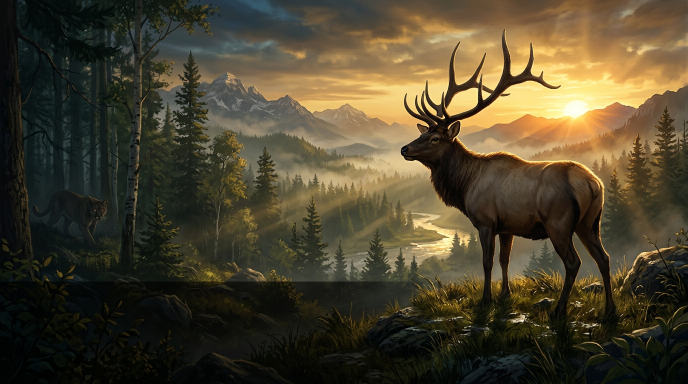
#> input picture assets_src/art/loading.png, 1376 x 768 px, found by its file name (shown at 1/2 size)
$ python build_loading.py
#> lines starting #> are read from the running program, lines starting #| are printed output that depends on the picture
#!/usr/bin/env python3
"""Loading screen art, app icon and loading sounds.
  preview_tmp/loading_src.png, preview_tmp/icon_src.png  AI-generated pictures made for this project (copies kept in assets_src/art/)
    -> assets/ui/loading.jpg (1280x720), icon.png (512), assets/ui/icon_fg.png (432, adaptive-icon foreground)
  assets/audio/loading.wav  8 s loop: the game's own forest and wind recordings under a slow drum and a low drone
  assets/audio/ready.wav    short rising chime played when loading has finished
Run from the repo root:  python3 tools/build_loading.py
"""
import os, wave
import numpy as np
from PIL import Image
SR = 22050

def art():
    src = 'assets_src/art'
    im = Image.open(f'{src}/loading.png').convert('RGB')
#> im is the input picture: PIL image 1376x768 RGB; mean R, G, B 75.9, 67.3, 46
    # the generated picture has a hard-edged darker strip along the bottom; fade the rows above into it
    a = np.asarray(im).astype(np.float32)
    lum = a.mean(2)
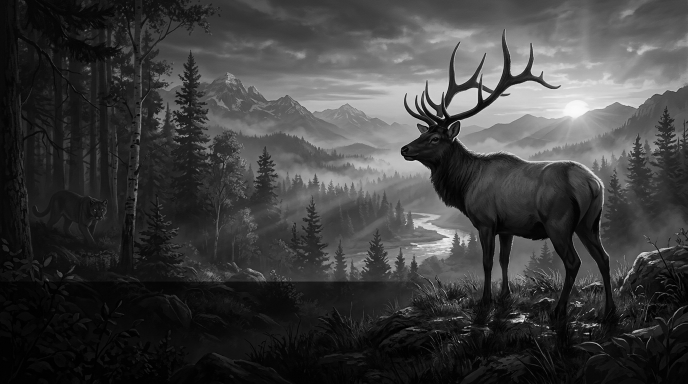
#> lum: shape (768, 1376) float32 (shown at 1/2 size); min 0, max 250.7, mean 63.1
    edge = int(np.argmax(np.abs(np.diff(lum[500:640].mean(1)))) + 501)
#> edge = 563
    ratio = (lum[edge + 3:edge + 15].mean(0) + 2.0) / (lum[edge - 14:edge - 2].mean(0) + 2.0)
#> ratio = 1376 values, max 4.82 at index 1148, min 0.104 at index 89, mean 0.604
    k = np.ones(81) / 81.0
    ratio = np.clip(np.convolve(np.pad(ratio, 40, mode='edge'), k, mode='valid'), 0.2, 1.0)
#> ratio = 1376 values, max 1 at index 1112, min 0.289 at index 533, mean 0.598
    span = 150
    t = np.clip((np.arange(a.shape[0]) - (edge - span)) / span, 0.0, 1.0)
#> t = 768 values from 0 to 1
    t = np.where(np.arange(a.shape[0]) >= edge, 0.0, t * t * (3 - 2 * t))
#> t = 768 values, max 1 at index 562, min 0 at index 0, mean 0.097
    a *= (1.0 + (ratio[None, :] - 1.0) * t[:, None])[:, :, None]
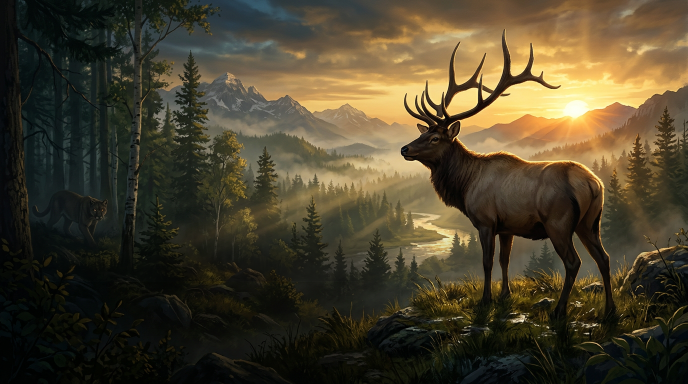
#> a: shape (768, 1376, 3) float32 (shown at 1/2 size); mean R, G, B 73.5, 65, 44.4
    im = Image.fromarray(np.clip(a, 0, 255).astype(np.uint8))
    w, h = im.size; th = int(round(w * 9 / 16))
#> after `w, h = im.size`: w = 1376; h = 768
#> after `th = int(round(w * 9 / 16))`: th = 774
    if th <= h: im = im.crop((0, (h - th) // 2, w, (h - th) // 2 + th))
    im.resize((1280, 720), Image.LANCZOS).save('assets/ui/loading.jpg', quality=88)
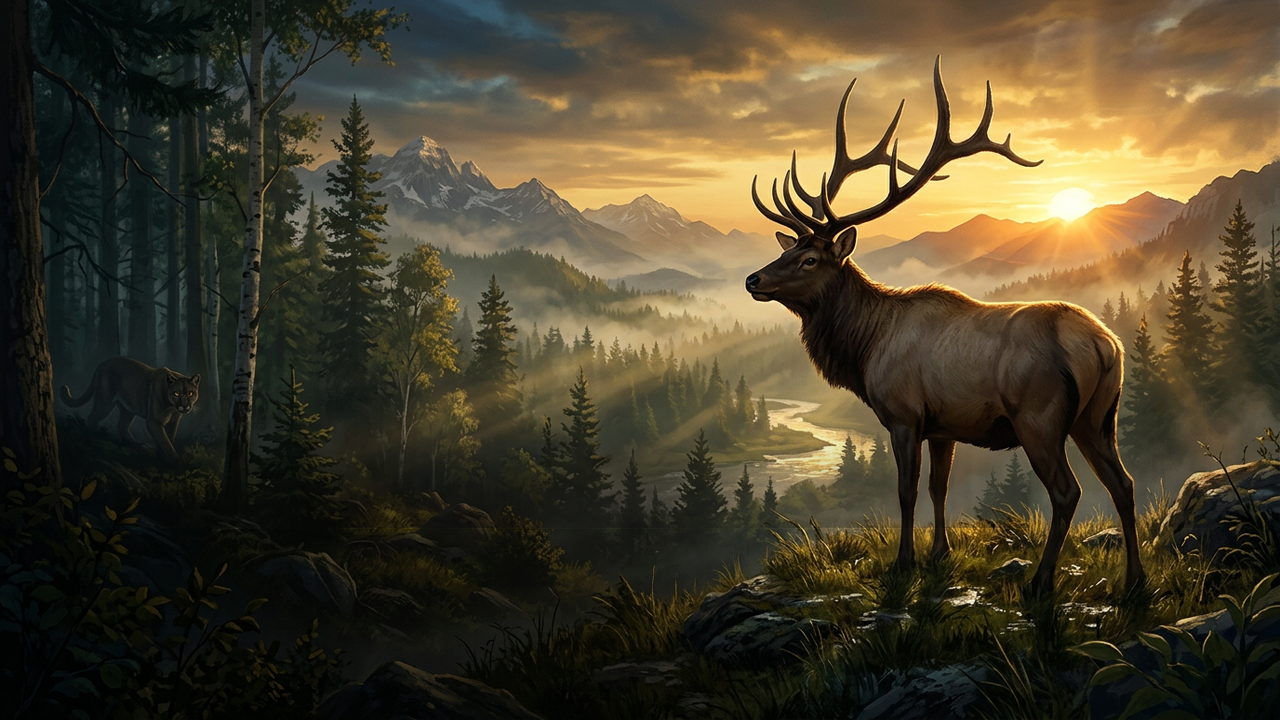
#> saved as loading.jpg: PIL image 1280x720 RGB; mean R, G, B 73.5, 65, 44.3
#> (the run stopped early here; a loop or call above may not have finished)
